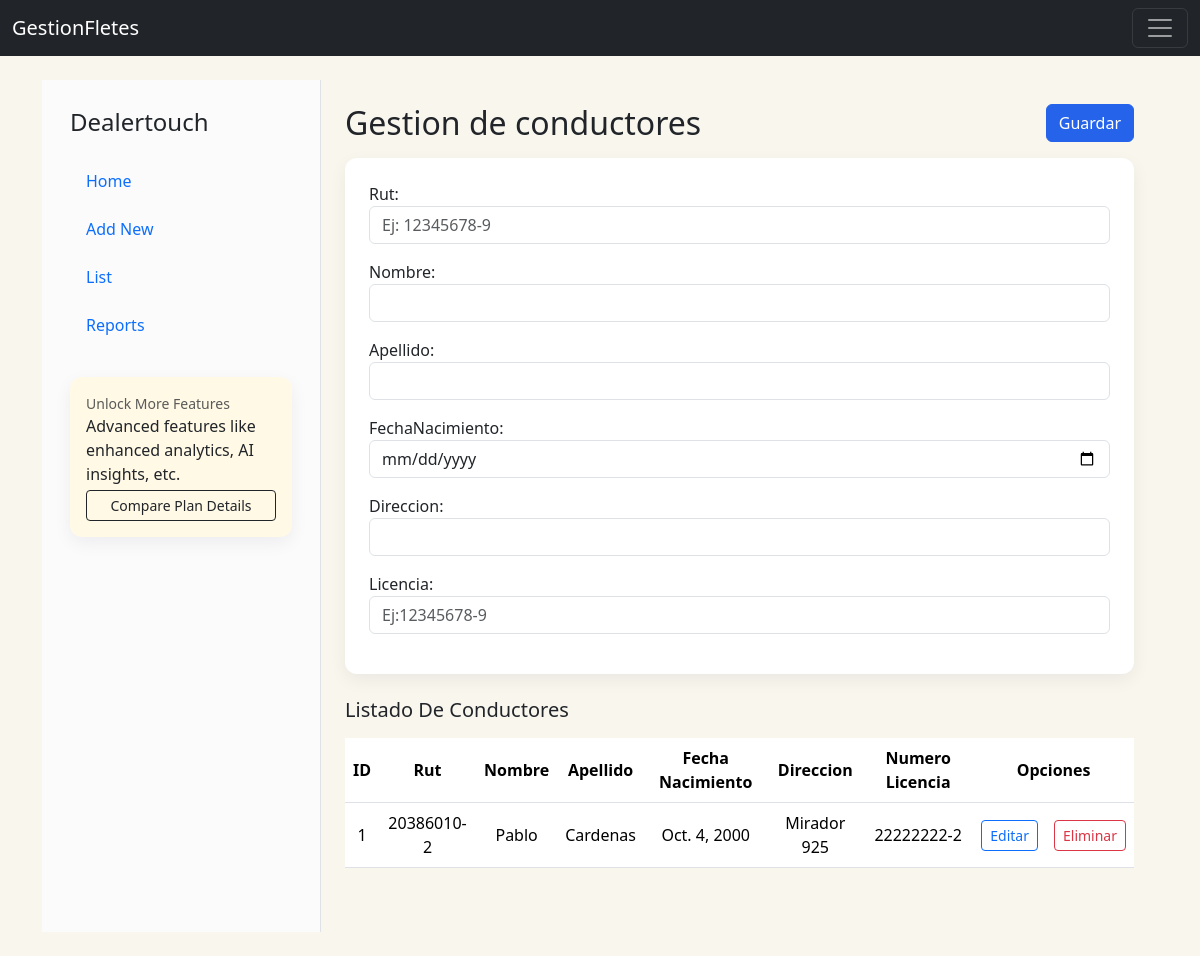
Screenshot of /conductores/registrarConductores/ (signed in) with the database file from the repository.
### CrudConductores/models.py (models this page shows, shortened)
class Conductores(models.Model):
    conductorID = models.AutoField(primary_key=True)
    rut = models.CharField(unique= True, max_length=10)
    nombre = models.CharField(max_length=30)
    apellido = models.CharField(max_length=30)
    fechaNacimiento = models.DateField()
    direccion = models.CharField(max_length=100)
    licencia = models.CharField(unique=True, max_length=10)

### CrudConductores/views.py (the view)
# urls.py: path('registrarConductores/', views.registrarConductores, name="registrarConductores"),
@login_required
def registrarConductores(request):
    conductores = Conductores.objects.all()
    if request.method == 'POST':
        form = ConductoresForm(request.POST)
        if form.is_valid():
            form.save()
            messages.success(request, 'Conductor Registrado Correctamente!')
            return redirect('registrarConductores')
        else:
            messages.error(request, 'Error al registrar el conductor. Por favor, verificar los datos.')
            return render(request,'gestionConductores.html', {"form":form, "conductores":conductores})
    else:
        form = ConductoresForm()
        return render(request,'gestionConductores.html', {"form":form, "conductores":conductores})

### CrudConductores/forms.py
class ConductoresForm(forms.ModelForm):
    rut = forms.CharField(error_messages={'unique':'Ya existe un conductor con este RUT.'})
    licencia = forms.CharField(error_messages={'unique':'Ya existe un conductor con esta LICENCIA.'})
    class Meta:
        model = Conductores
        fields = ['rut','nombre','apellido','fechaNacimiento','direccion','licencia']

### CrudConductores/templates/gestionConductores.html (shortened to what this page needs)
{% extends "partials/gestion_layout.html" %}
{% load widget_tweaks %}
{% block gestion_header %}
        <div class="d-flex align-items-start mb-3">
            <div>
                <h2 class="mb-0">Gestion de conductores</h2>
            </div>
            <div class="ms-auto">
                <button form="conductorForm" type="submit" class="btn btn-primary">Guardar</button>
            </div>
        </div>
{% endblock %}
{% block gestion_body %}
        <form id="conductorForm" action="{% url 'registrarConductores' %}" method="POST">
            <div class="mb-3">
                {{ form.rut.label_tag }}
                {% render_field form.rut class="form-control" placeholder="Ej: 12345678-9" minlength="10" maxlength="10" %}
            </div>
            <div class="mb-3">
                {{ form.nombre.label_tag }}
                {% render_field form.nombre class="form-control" maxlength="30" %}
            </div>
            <div class="mb-3">
                {{ form.apellido.label_tag }}
                {% render_field form.apellido class="form-control" maxlength="30" %}
            </div>
            <div class="mb-3">
                {{ form.fechaNacimiento.label_tag }}
                {% render_field form.fechaNacimiento class="form-control" type="date" %}
            </div>
            <div class="mb-3">
                {{ form.direccion.label_tag }}
                {% render_field form.direccion class="form-control" maxlength="100" %}
            </div>
            <div class="mb-3">
                {{ form.licencia.label_tag }}
                {% render_field form.licencia class="form-control" placeholder="Ej:12345678-9" minlength="10" maxlength="10" %}
            </div>
        </form>
    {% endblock %}
    {% block gestion_after %}
        <h5>Listado De Conductores</h5>
        <div class="table responsive py-2">
            <table class="table table-hover">
                <thead>
                    <tr>
                        <th>ID</th>
                        <th>Rut</th>
                        <th>Nombre</th>
                        <th>Apellido</th>
                        <th>Fecha Nacimiento</th>
                        <th>Direccion</th>
                        <th>Numero Licencia</th>
                        <th colspan="2">Opciones</th>
                    </tr>
                </thead>
                <tbody>
                    {% for conductor in conductores %}
                        <tr>
                            <td>{{conductor.conductorID}}</td>
                            <td>{{conductor.rut}}</td>
                            <td>{{conductor.nombre}}</td>
                            <td>{{conductor.apellido}}</td>
                            <td>{{conductor.fechaNacimiento}}</td>
                            <td>{{conductor.direccion}}</td>
                            <td>{{conductor.licencia}}</td>
                            <td><a href="{% url 'editarConductores' conductor.conductorID %}" class="btn btn-sm btn-outline-primary">Editar</a></td>
                            <td><a href="{% url 'eliminarConductores' conductor.conductorID %}" class="btn btn-sm btn-outline-danger btnEliminacion">Eliminar</a></td>
                        </tr>
                    {% empty %}
                        <tr><td colspan="9">No conductores encontrados.</td></tr>
                    {% endfor %}
                </tbody>
            </table>
        </div>
    {% endblock %}

### Home/static/css/gestionFletes.css (style rules this page uses)
th, td { text-align: center; vertical-align: middle; }
body { background-color: #F9F6EE; }
.btn-primary { background: #2563eb; border-color:#2563eb }

### rows the page displays
Conductores: conductorID "1", rut "20386010-2", nombre "Pablo", apellido "Cardenas", fechaNacimiento "Oct. 4, 2000", direccion "Mirador 925", licencia "22222222-2"
